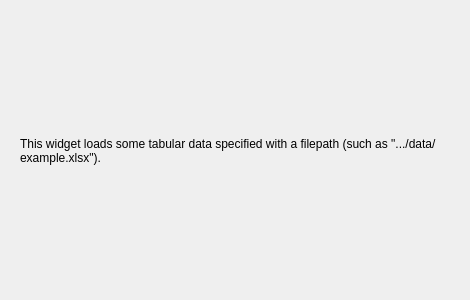
<?xml version="1.0" encoding="UTF-8"?>
<ui version="4.0">
 <class>Form</class>
 <widget class="QWidget" name="Form">
  <property name="geometry">
   <rect>
    <x>0</x>
    <y>0</y>
    <width>470</width>
    <height>300</height>
   </rect>
  </property>
  <property name="windowTitle">
   <string>Form</string>
  </property>
  <widget class="QLabel" name="Description">
   <property name="geometry">
    <rect>
     <x>20</x>
     <y>20</y>
     <width>431</width>
     <height>261</height>
    </rect>
   </property>
   <property name="text">
    <string>This widget loads some tabular data specified with a filepath (such as ".../data/example.xlsx").</string>
   </property>
   <property name="textFormat">
    <enum>Qt::AutoText</enum>
   </property>
   <property name="alignment">
    <set>Qt::AlignLeading|Qt::AlignLeft|Qt::AlignVCenter</set>
   </property>
   <property name="wordWrap">
    <bool>true</bool>
   </property>
  </widget>
 </widget>
 <resources/>
 <connections/>
</ui>
